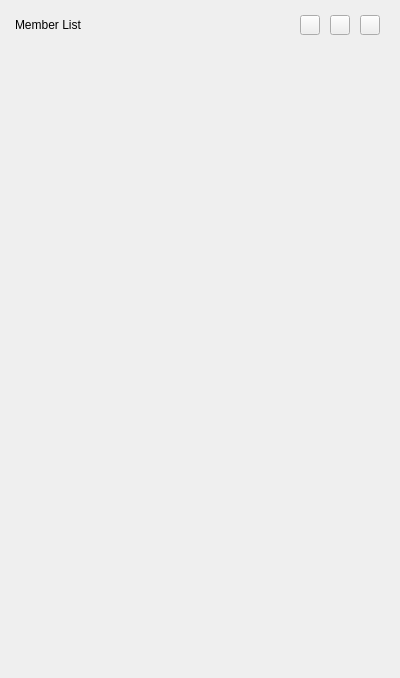
<?xml version="1.0" encoding="UTF-8"?>
<ui version="4.0">
 <class>PopStageListController</class>
 <widget class="QWidget" name="PopStageListController">
  <property name="geometry">
   <rect>
    <x>0</x>
    <y>0</y>
    <width>400</width>
    <height>678</height>
   </rect>
  </property>
  <property name="windowTitle">
   <string>PopStageListController</string>
  </property>
  <layout class="QVBoxLayout" name="verticalLayout">
   <property name="spacing">
    <number>0</number>
   </property>
   <property name="leftMargin">
    <number>0</number>
   </property>
   <property name="topMargin">
    <number>0</number>
   </property>
   <property name="rightMargin">
    <number>0</number>
   </property>
   <property name="bottomMargin">
    <number>0</number>
   </property>
   <item>
    <widget class="QWidget" name="widget_bg" native="true">
     <layout class="QVBoxLayout" name="verticalLayout_2">
      <property name="spacing">
       <number>5</number>
      </property>
      <property name="leftMargin">
       <number>10</number>
      </property>
      <property name="topMargin">
       <number>10</number>
      </property>
      <property name="rightMargin">
       <number>10</number>
      </property>
      <property name="bottomMargin">
       <number>10</number>
      </property>
      <item>
       <widget class="QWidget" name="widget_title" native="true">
        <property name="minimumSize">
         <size>
          <width>0</width>
          <height>30</height>
         </size>
        </property>
        <property name="maximumSize">
         <size>
          <width>16777215</width>
          <height>30</height>
         </size>
        </property>
        <layout class="QHBoxLayout" name="horizontalLayout">
         <property name="spacing">
          <number>10</number>
         </property>
         <property name="leftMargin">
          <number>5</number>
         </property>
         <property name="topMargin">
          <number>0</number>
         </property>
         <property name="rightMargin">
          <number>10</number>
         </property>
         <property name="bottomMargin">
          <number>0</number>
         </property>
         <item>
          <widget class="QLabel" name="label">
           <property name="text">
            <string>Member List</string>
           </property>
          </widget>
         </item>
         <item>
          <spacer name="horizontalSpacer">
           <property name="orientation">
            <enum>Qt::Horizontal</enum>
           </property>
           <property name="sizeHint" stdset="0">
            <size>
             <width>40</width>
             <height>20</height>
            </size>
           </property>
          </spacer>
         </item>
         <item>
          <widget class="QPushButton" name="btn_min">
           <property name="minimumSize">
            <size>
             <width>20</width>
             <height>20</height>
            </size>
           </property>
           <property name="maximumSize">
            <size>
             <width>20</width>
             <height>20</height>
            </size>
           </property>
           <property name="text">
            <string/>
           </property>
           <property name="checkable">
            <bool>true</bool>
           </property>
          </widget>
         </item>
         <item>
          <widget class="QPushButton" name="btn_max">
           <property name="minimumSize">
            <size>
             <width>20</width>
             <height>20</height>
            </size>
           </property>
           <property name="maximumSize">
            <size>
             <width>20</width>
             <height>20</height>
            </size>
           </property>
           <property name="text">
            <string/>
           </property>
           <property name="checkable">
            <bool>true</bool>
           </property>
          </widget>
         </item>
         <item>
          <widget class="QPushButton" name="btn_collapse">
           <property name="maximumSize">
            <size>
             <width>20</width>
             <height>20</height>
            </size>
           </property>
           <property name="text">
            <string/>
           </property>
          </widget>
         </item>
        </layout>
       </widget>
      </item>
      <item>
       <widget class="QWidget" name="widget_content" native="true"/>
      </item>
     </layout>
    </widget>
   </item>
  </layout>
 </widget>
 <layoutdefault spacing="6" margin="11"/>
 <resources/>
 <connections/>
</ui>
